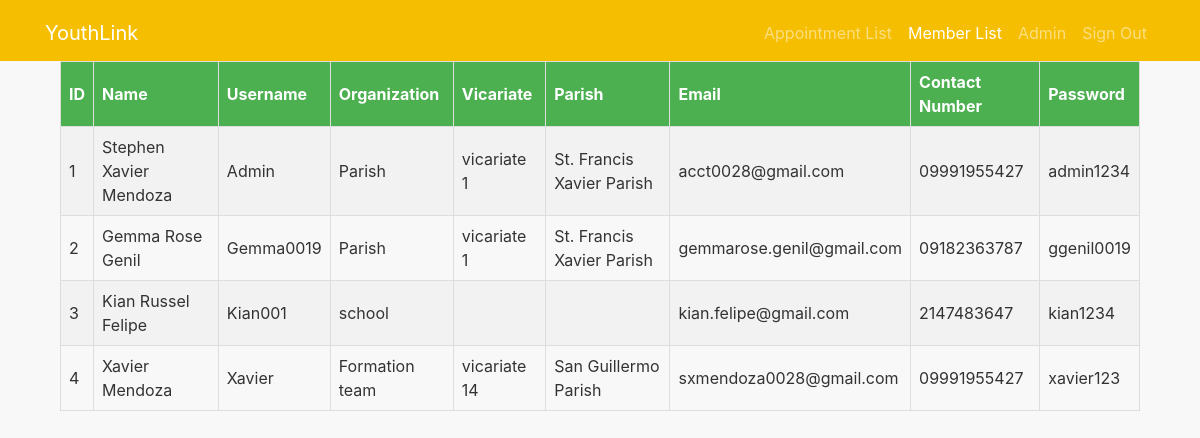
The app's page /member_list.php (signed in) with its own data.
### tables this page shows
CREATE TABLE `admin_data` (
  `id` int(11) NOT NULL,
  `username` varchar(50) NOT NULL,
  `password` varchar(50) NOT NULL
);

CREATE TABLE `user_data` (
  `id` int(50) NOT NULL,
  `name` varchar(50) NOT NULL,
  `username` varchar(50) NOT NULL,
  `organization` varchar(50) NOT NULL,
  `vicariate` varchar(100) NOT NULL,
  `parish` varchar(100) NOT NULL,
  `email` varchar(50) NOT NULL,
  `cnumber` varchar(13) NOT NULL,
  `password` varchar(50) NOT NULL
);

### member_list.php (the view, shortened to what this page needs)
<?php
$servername = "localhost";
$dbUsername = "root";
$dbPassword = "";
$dbname = "youthlink";
$conn = new mysqli($servername, $dbUsername, $dbPassword, $dbname);
$id = $_SESSION['id'];
$sql = "SELECT * FROM admin_data WHERE id = $id";
$result = $conn->query($sql);
if ($result->num_rows > 0) {
    $row = $result->fetch_assoc();
  }
  ?>
<!DOCTYPE html>
<html lang="en">
<head>
  <link rel="stylesheet" href="https://stackpath.bootstrapcdn.com/bootstrap/4.5.0/css/bootstrap.min.css">
</head>
<body>
  <nav class="navbar navbar-expand-lg navbar-dark">
    <div class="container">
      <a class="navbar-brand" >YouthLink</a>
      <div class="collapse navbar-collapse" id="navbarNav">
        <ul class="navbar-nav ml-auto">
          <li class="nav-item ">
            <a class="nav-link" href="appointment_list.php">Appointment List</a>
          </li>
          <li class="nav-item active">
            <a class="nav-link" href="member_list.php">Member List</a>
          </li>
          <li class="nav-item ">
            <a class="nav-link" href="admin-profile.php"><?php echo $row["username"]?></a>
          </li>
          <li class="nav-item">
            <a class="nav-link" href="index.html">Sign Out</a>
          </li>
        </ul>
      </div>
    </div>
  </nav>
  <?php
$servername = "localhost";
$dbUsername = "root";
$dbPassword = "";
$dbname = "youthlink";
$conn = new mysqli($servername, $dbUsername, $dbPassword, $dbname);
$sql = "SELECT * FROM user_data";
$result = $conn->query($sql);
if ($result->num_rows > 0) {
echo "<div class='client-list-container'><table class='client-list-table'><tr><th>ID</th><th>Name</th><th>Username</th><th>Organization</th><th>Vicariate</th><th>Parish</th><th>Email</th><th>Contact Number</th><th>Password</th></tr>";
while ($row = $result->fetch_assoc()) {
    echo "<tr><td>" . $row["id"] . "</td><td>" . $row["name"] . "</td><td>" . $row["username"] . "</td><td>" . $row["organization"] . "</td><td>" . $row["vicariate"] . "</td><td>" . $row["parish"] . "</td><td>" . $row["email"] . "</td><td>" . $row["cnumber"] . "</td><td>" . $row["password"] . "</td></tr>";
}
    echo "</table></div>";
} else {
    echo "0 results";
}
?>
</body>
</html>

### member_list.php (style rules this page uses)
body { background-color: #f8f8f8; color: #333333; margin-bottom: 60px; }
.navbar { background-color: #F6BE00; }
.navbar-brand { color: #fff; }
.nav-link { color: #fff; }
.container { padding-top: 5px; }
.client-list-container { margin: 0 auto; width: 90%; }
.client-list-table { border-collapse: collapse; width: 100%; }
.client-list-table th, .client-list-table td { border: 1px solid #ddd; padding: 8px; text-align: left; }
.client-list-table th { background-color: #4CAF50; color: white; }
.client-list-table tr:nth-child(even) { background-color: #f2f2f2; }

### records on screen
admin_data: username "Admin"
user_data: id "1", name "Stephen Xavier Mendoza", username "Admin", organization "Parish", vicariate "vicariate 1", parish "St. Francis Xavier Parish", email "acct0028@gmail.com", cnumber "09991955427", password "admin1234"
user_data: id "2", name "Gemma Rose Genil", username "Gemma0019", organization "Parish", vicariate "vicariate 1", parish "St. Francis Xavier Parish", email "gemmarose.genil@gmail.com", cnumber "09182363787", password "ggenil0019"
user_data: id "3", name "Kian Russel Felipe", username "Kian001", organization "school", email "kian.felipe@gmail.com", cnumber "2147483647", password "kian1234"
user_data: id "4", name "Xavier Mendoza", username "Xavier", organization "Formation team", vicariate "vicariate 14", parish "San Guillermo Parish", email "sxmendoza0028@gmail.com", cnumber "09991955427", password "xavier123"
